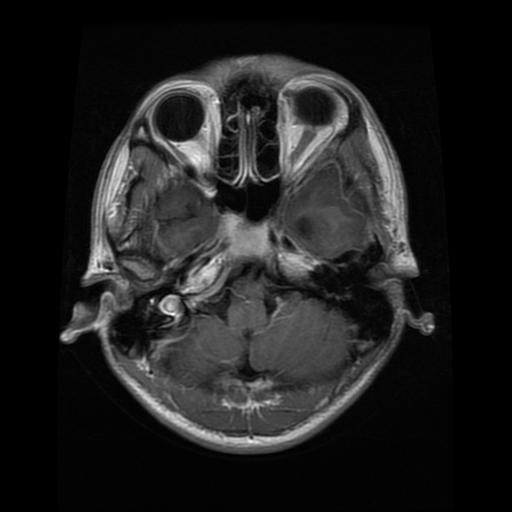
#> input picture data/brain-tumor-mri-dataset/Testing/glioma/Te-glTr_0003.jpg, 512 x 512 px; its folder holds only this picture in this run
$ python -i data_utils.py   (imports and definitions only)
#> lines starting #> are read from the running program, lines starting #| are printed output that depends on the picture
#> further down, picture is the input picture: shape (512, 512, 3); min 0, max 255, mean 31.8
# -*- coding: utf-8 -*-
"""
Data utilities for Brain Tumor Analysis project
Contains functions for data loading, preprocessing, augmentation, and visualization
"""

import numpy as np
import pandas as pd
import cv2
import os
import random
from collections import Counter
import matplotlib.pyplot as plt
import seaborn as sns
from sklearn.model_selection import train_test_split
from sklearn.preprocessing import StandardScaler, LabelEncoder
from sklearn.decomposition import PCA
from skimage.transform import rotate, AffineTransform, warp
from skimage.exposure import adjust_gamma
import kagglehub

from config import *

# [131 lines left out: functions download_dataset, explore_dataset_structure, load_data, preprocess_data, split_data, prepare_svm_data, not called in this run]

# Data Augmentation Functions
def anticlockwise_rotation(img):
    """Apply anticlockwise rotation augmentation"""
    img = cv2.cvtColor(img, 0) if len(img.shape) == 3 else img
    img = cv2.resize(img, CLIP_IMAGE_SIZE)
#> img: shape (224, 224, 4)
    angle = random.randint(0, 180)
    return rotate(img, angle)
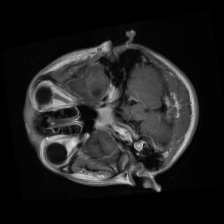
#> returned value: shape (224, 224, 4) float64; mean of channels 0, 1, 2, 3 0.124, 0.124, 0.124, 0.939; drawn as B, G, R

# [54 lines left out: functions clockwise_rotation, flip_up_down, add_brightness, blur_image, sheared, warp_shift and 1 more, not called in this run]

>>> import cv2
>>> picture = cv2.imread('../data/brain-tumor-mri-dataset/Testing/glioma/Te-glTr_0003.jpg')
>>> result = anticlockwise_rotation(picture)

$ run again, on data/brain-tumor-mri-dataset/Testing/glioma/Te-glTr_0004.jpg
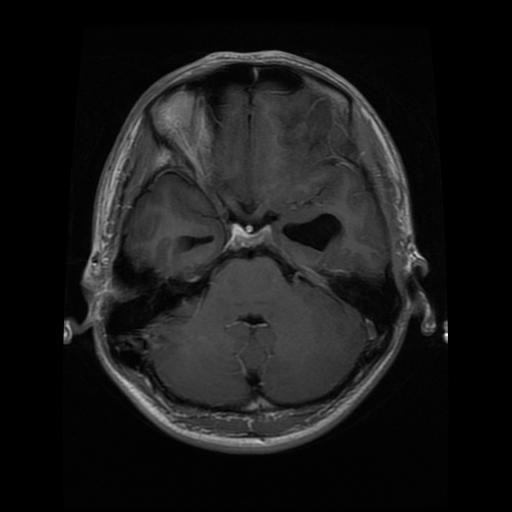
#> input picture data/brain-tumor-mri-dataset/Testing/glioma/Te-glTr_0004.jpg, 512 x 512 px
#> picture is the input picture: shape (512, 512, 3); min 0, max 250, mean 25
#> in anticlockwise_rotation, `return rotate(img, angle)`:
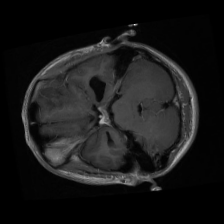
#> returned value: shape (224, 224, 4) float64; mean of channels 0, 1, 2, 3 0.0978, 0.0978, 0.0978, 0.939; drawn as B, G, R

$ run again, on data/brain-tumor-mri-dataset/Testing/glioma/Te-glTr_0009.jpg
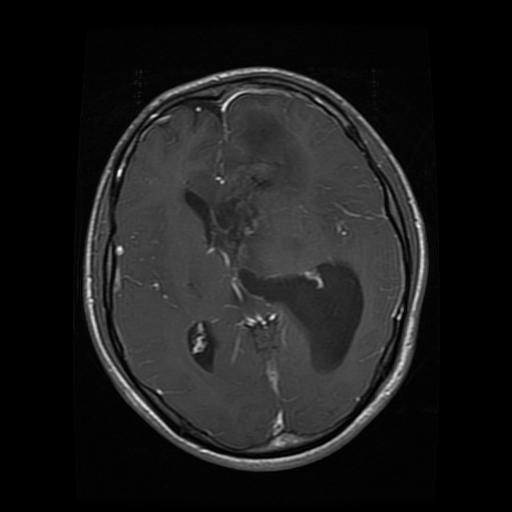
#> input picture data/brain-tumor-mri-dataset/Testing/glioma/Te-glTr_0009.jpg, 512 x 512 px
#> picture is the input picture: shape (512, 512, 3); min 0, max 253, mean 27.7
#> in anticlockwise_rotation, `return rotate(img, angle)`:
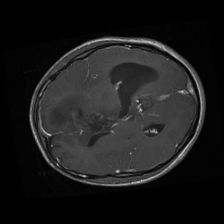
#> returned value: shape (224, 224, 4) float64; mean of channels 0, 1, 2, 3 0.108, 0.108, 0.108, 0.939; drawn as B, G, R

$ run again, on data/brain-tumor-mri-dataset/Testing/glioma/Te-gl_0017.jpg
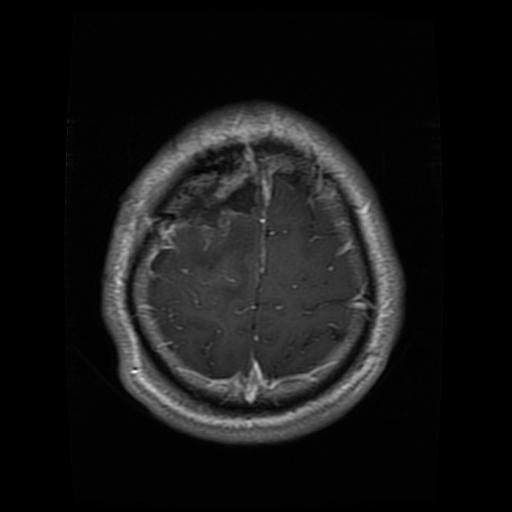
#> input picture data/brain-tumor-mri-dataset/Testing/glioma/Te-gl_0017.jpg, 512 x 512 px
#> picture is the input picture: shape (512, 512, 3); min 0, max 254, mean 22
#> in anticlockwise_rotation, `return rotate(img, angle)`:
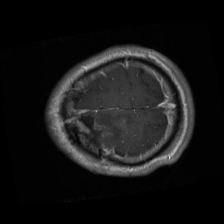
#> returned value: shape (224, 224, 4) float64; mean of channels 0, 1, 2, 3 0.086, 0.086, 0.086, 0.939; drawn as B, G, R
